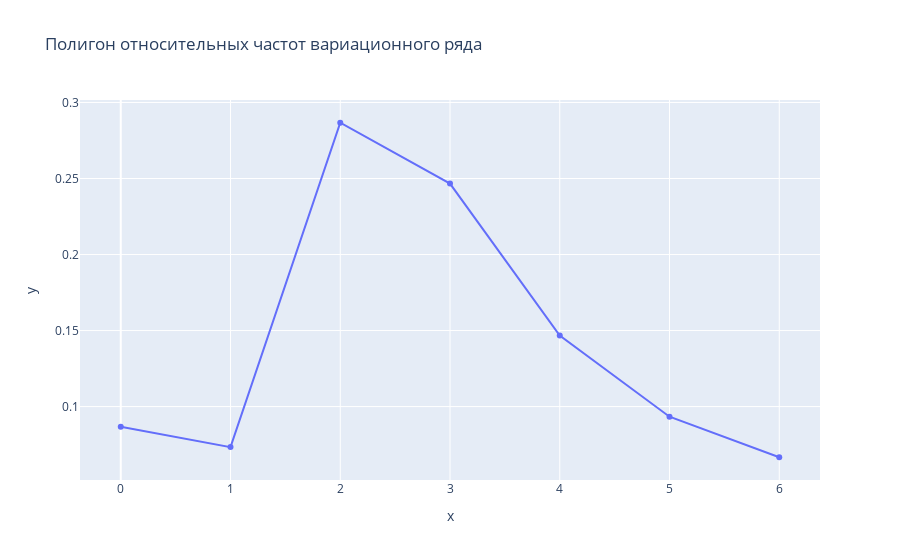

Notebook code for this chart:
### Markdown cell above
### Полигон относительных частот вариационного ряда

### Code cell
px.line(x=unique, y=rel_freq.iloc[0], markers=True, title='Полигон относительных частот вариационного ряда')

### Figure 1 — Plotly figure (JSON) as saved in the notebook; plotly's stock layout.template omitted (floating-point values rounded to 4 significant figures)
{"data": [{"hovertemplate": "x=%{x}<br>y=%{y}<extra></extra>", "legendgroup": "", "line": {"color": "#636efa", "dash": "solid"}, "marker": {"symbol": "circle"}, "mode": "markers+lines", "name": "", "orientation": "v", "showlegend": false, "x": [0, 1, 2, 3, 4, 5, 6], "xaxis": "x", "y": [0.08667, 0.07333, 0.2867, 0.2467, 0.1467, 0.09333, 0.06667], "yaxis": "y", "type": "scatter"}], "layout": {"xaxis": {"anchor": "y", "domain": [0.0, 1.0], "title": {"text": "x"}}, "yaxis": {"anchor": "x", "domain": [0.0, 1.0], "title": {"text": "y"}}, "legend": {"tracegroupgap": 0}, "title": {"text": "Полигон относительных частот вариационного ряда"}}}
